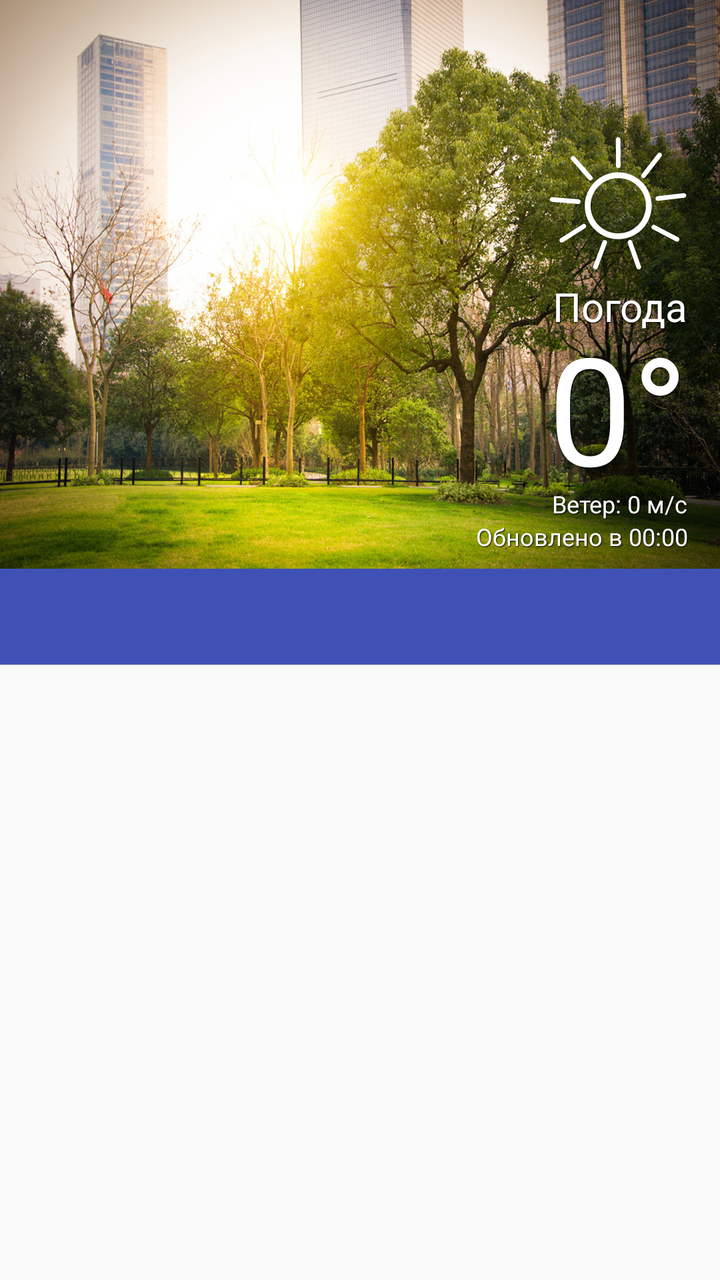
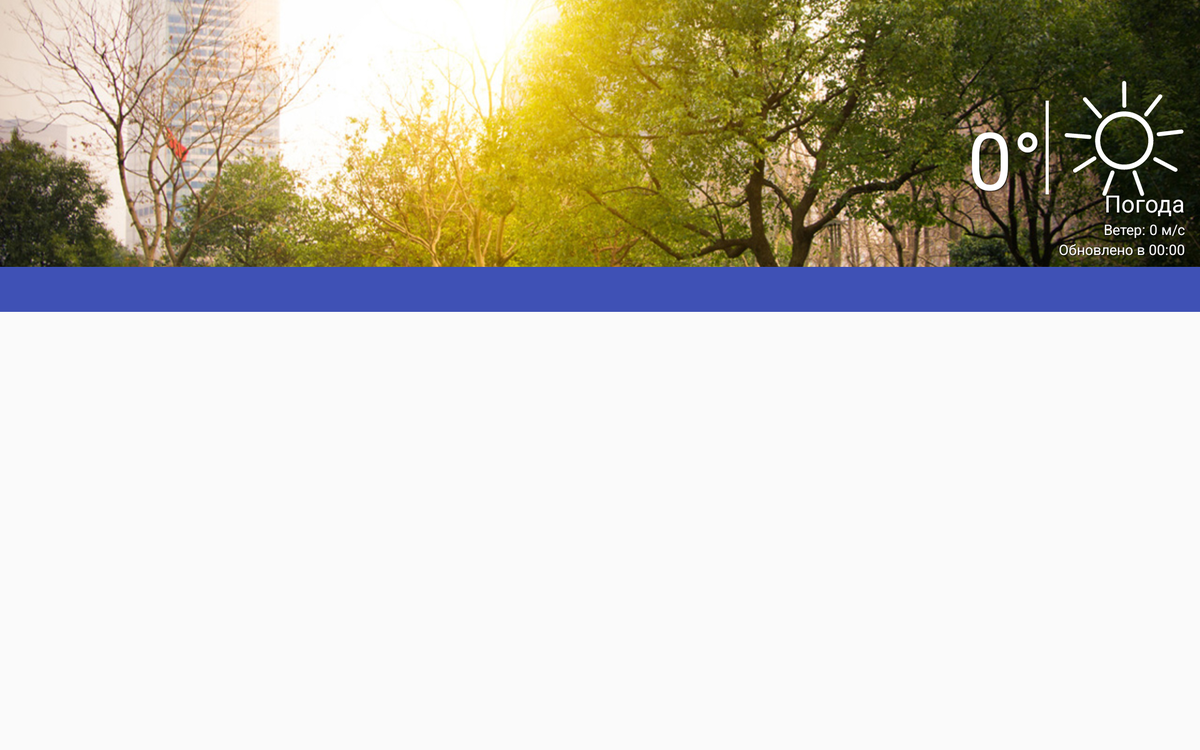

First picture: res/layout/ on a phone held upright. Second picture: the repository's own variant of that layout, on a device whose configuration matches the variant's folder. Source for both follows.
<!-- AndroidManifest.xml: application theme AppTheme -->
<!-- res/layout/activity_scrolling.xml -->
<?xml version="1.0" encoding="utf-8"?>
<android.support.design.widget.CoordinatorLayout
    xmlns:android="http://schemas.android.com/apk/res/android"
    xmlns:app="http://schemas.android.com/apk/res-auto"
    xmlns:tools="http://schemas.android.com/tools"
    android:layout_width="match_parent"
    android:layout_height="match_parent"
    android:fitsSystemWindows="true"
    tools:context="bs.joker.weatherforecast.ui.activity.BaseActivity">

    <android.support.design.widget.AppBarLayout
        android:id="@+id/app_bar"
        android:layout_width="match_parent"
        android:layout_height="wrap_content"
        android:fitsSystemWindows="true"
        android:theme="@style/AppTheme.AppBarOverlay">

        <android.support.design.widget.CollapsingToolbarLayout
            android:id="@+id/collapsing_toolbar_layout"
            android:layout_width="match_parent"
            android:layout_height="match_parent"
            android:fitsSystemWindows="true"
            android:includeFontPadding="false"
            app:contentScrim="?attr/colorPrimary"
            app:expandedTitleMarginStart="12dp"
            app:expandedTitleMarginBottom="12dp"
            app:expandedTitleMarginEnd="130dp"
            app:layout_scrollFlags="scroll|exitUntilCollapsed|snap">

            <RelativeLayout
                android:id="@+id/back_content"
                android:layout_width="match_parent"
                android:layout_height="match_parent"
                android:background="@drawable/bg_d"
                android:fitsSystemWindows="true"
                app:layout_collapseMode="parallax"
                tools:ignore="ContentDescription">

                <TextView
                    android:id="@+id/tv_time_last_update"
                    android:layout_width="wrap_content"
                    android:layout_height="wrap_content"
                    android:layout_alignParentBottom="true"
                    android:layout_alignParentEnd="true"
                    android:layout_alignParentRight="true"
                    android:layout_marginBottom="8dp"
                    android:layout_marginEnd="16dp"
                    android:layout_marginRight="16dp"
                    android:text="Обновлено в 00:00"
                    android:textColor="@android:color/white"
                    android:textSize="12sp"
                    android:shadowColor="@android:color/black"
                    android:shadowRadius="1.0"
                    android:shadowDx="1"
                    android:shadowDy="1"/>

                <TextView
                    android:id="@+id/wind"
                    android:layout_width="wrap_content"
                    android:layout_height="wrap_content"
                    android:layout_above="@+id/tv_time_last_update"
                    android:layout_alignEnd="@+id/tv_time_last_update"
                    android:layout_alignRight="@+id/tv_time_last_update"
                    android:text="Ветер: 0 м/с"
                    android:textColor="@android:color/white"
                    android:textSize="12sp"
                    android:shadowColor="@android:color/black"
                    android:shadowRadius="1.0"
                    android:shadowDx="1"
                    android:shadowDy="1"/>

                <TextView
                    android:id="@+id/tv_condition"
                    android:layout_width="wrap_content"
                    android:layout_height="wrap_content"
                    android:layout_above="@+id/tv_temperature"
                    android:layout_alignEnd="@+id/tv_temperature"
                    android:layout_alignRight="@+id/tv_temperature"
                    android:translationY="8dp"
                    android:text="Погода"
                    android:textColor="@android:color/white"
                    android:textSize="20sp"
                    android:shadowColor="@android:color/black"
                    android:shadowRadius="1.0"
                    android:shadowDx="1"
                    android:shadowDy="1"/>

                <TextView
                    android:id="@+id/tv_temperature"
                    android:layout_width="wrap_content"
                    android:layout_height="85dp"
                    android:layout_above="@+id/wind"
                    android:layout_alignEnd="@+id/wind"
                    android:layout_alignRight="@+id/wind"
                    android:translationY="-5dp"
                    android:text="0°"
                    android:textColor="@android:color/white"
                    android:textSize="75sp"
                    android:shadowColor="@android:color/black"
                    android:shadowRadius="1.0"
                    android:shadowDx="1"
                    android:shadowDy="1"/>

                <ImageView
                    android:id="@+id/icon_cond"
                    android:layout_width="70dp"
                    android:layout_height="70dp"
                    android:src="@drawable/clear_sky_d"
                    android:layout_above="@+id/tv_condition"
                    android:translationY="5dp"
                    android:layout_alignEnd="@+id/tv_condition"
                    android:layout_alignRight="@+id/tv_condition"
                    android:shadowColor="@android:color/black"
                    android:shadowRadius="1.0"
                    android:shadowDx="1"
                    android:shadowDy="1"/>
            </RelativeLayout>

            <android.support.v7.widget.Toolbar
                android:id="@+id/toolbar"
                style="@style/ToolBarWithNavigationDrawerMenu"
                android:layout_width="match_parent"
                android:layout_height="45dp"
                app:layout_collapseMode="pin"
                app:layout_scrollFlags="scroll|enterAlways|snap"
                app:popupTheme="@style/AppTheme.PopupOverlay"/>

        </android.support.design.widget.CollapsingToolbarLayout>

        <android.support.design.widget.TabLayout
            android:layout_width="match_parent"
            android:layout_height="wrap_content"
            android:id="@+id/tabs"
            app:tabTextColor="@color/colorDivider"
            app:tabSelectedTextColor="@color/selected_tab"
            app:tabIndicatorColor="@color/selected_tab"

            app:tabIndicatorHeight="2dp"/>

    </android.support.design.widget.AppBarLayout>

    <android.support.v4.view.ViewPager
        android:id="@+id/view_pager"
        android:layout_width="match_parent"
        android:layout_height="match_parent"
        app:layout_behavior="@string/appbar_scrolling_view_behavior">
    </android.support.v4.view.ViewPager>

</android.support.design.widget.CoordinatorLayout>
<!-- resources referenced by this layout -->
<resources>
  <color name="colorDivider">#c6c6c6</color>
  <color name="selected_tab">#ffffff</color>
  <!-- drawable bg_d: jpg bitmap (drawable-xxhdpi, 630995 bytes) -->
  <!-- drawable clear_sky_d (drawable) -->
  <vector xmlns:android="http://schemas.android.com/apk/res/android"
          android:width="84dp"
          android:height="84dp"
          android:viewportHeight="1500.0"
          android:viewportWidth="1500.0">
      <path
          android:fillColor="#ffffff"
          android:pathData="M473,463c9,11 8,26 -2,35l0,0c-11,9 -26,8 -35,-2l-186,-212c-9,-10 -8,-26 3,-35l0,0c10,-9 26,-8 35,2l185,212 0,0zM1042,470c-9,11 -24,13 -35,4l0,0c-11,-8 -13,-24 -4,-35l173,-222c8,-10 24,-12 35,-4l0,0c11,9 13,24 4,35l-173,222 0,0zM996,1425c4,13 -2,27 -15,32l0,0c-13,4 -28,-3 -32,-16l-94,-265c-4,-13 3,-28 15,-32l0,0c13,-5 28,2 32,15l94,266 0,0zM1122,1027c-12,-7 -17,-22 -10,-34l0,0c6,-12 21,-17 33,-10l250,131c12,6 17,21 10,33l0,0c-6,13 -21,17 -34,11l-249,-131 0,0zM327,707c13,1 23,13 22,27l0,0c-1,14 -13,24 -26,23l-281,-23c-14,-1 -24,-13 -23,-27l0,0c1,-13 13,-24 27,-23l281,23 0,0zM753,480c-164,0 -297,132 -297,296 0,163 133,296 297,296 163,0 296,-133 296,-296 0,-164 -133,-296 -296,-296zM1042,470l0,0 0,0zM996,1425l0,0 0,0zM1179,723c-13,1 -26,-8 -27,-22l0,0c-2,-14 8,-26 22,-28l279,-32c14,-2 26,8 28,21l0,0c2,14 -8,27 -22,28l-280,33zM1122,1027l0,0 0,0zM584,1160c5,-13 20,-20 33,-15l0,0c12,5 19,19 14,32l-99,264c-5,13 -19,19 -32,14l0,0c-13,-5 -20,-19 -15,-32l99,-263zM372,974c11,-7 27,-4 34,8l0,0c8,11 4,27 -8,34l-238,151c-11,7 -27,4 -34,-8l0,0c-7,-12 -4,-27 8,-34l238,-151zM327,707l0,0 0,0zM778,348c1,14 -11,25 -24,25l0,0c-14,1 -25,-10 -25,-24l-2,-282c0,-14 11,-25 24,-25l0,0c14,0 25,11 25,25l2,281zM473,463l0,0 0,0zM753,1134c-198,0 -359,-160 -359,-358 0,-198 161,-359 359,-359 197,0 358,161 358,359 0,198 -161,358 -358,358z"/>
  </vector>
  <style name="AppTheme.AppBarOverlay" parent="ThemeOverlay.AppCompat.Dark.ActionBar" />
  <style name="AppTheme.PopupOverlay" parent="ThemeOverlay.AppCompat.Light" />
  <style name="ToolBarWithNavigationDrawerMenu">
          <item name="android:navigationIcon">@drawable/abc_ic_menu_overflow_material</item>
      </style>
  <style name="AppTheme" parent="Theme.AppCompat.Light.DarkActionBar">
          
          <item name="colorPrimary">@color/colorPrimary</item>
          <item name="colorPrimaryDark">@color/colorPrimaryDark</item>
          <item name="colorAccent">@color/colorAccent</item>
      </style>
  <color name="colorPrimary">#3F51B5</color>
  <color name="colorPrimaryDark">#303F9F</color>
  <color name="colorAccent">#FF4081</color>
</resources>
<!-- res/layout-sw720dp/activity_scrolling.xml (the repository's variant of the layout above) -->
<!-- drawn on a large tablet held sideways -->
<?xml version="1.0" encoding="utf-8"?>
<android.support.design.widget.CoordinatorLayout
    xmlns:android="http://schemas.android.com/apk/res/android"
    xmlns:app="http://schemas.android.com/apk/res-auto"
    xmlns:tools="http://schemas.android.com/tools"
    android:layout_width="match_parent"
    android:layout_height="match_parent"
    android:fitsSystemWindows="true"
    tools:context="bs.joker.weatherforecast.ui.activity.BaseActivity">

    <android.support.design.widget.AppBarLayout
        android:id="@+id/app_bar"
        android:layout_width="match_parent"
        android:layout_height="wrap_content"
        android:fitsSystemWindows="true"
        android:theme="@style/AppTheme.AppBarOverlay">

        <android.support.design.widget.CollapsingToolbarLayout
            android:id="@+id/collapsing_toolbar_layout"
            android:layout_width="match_parent"
            android:layout_height="match_parent"
            android:fitsSystemWindows="true"
            android:includeFontPadding="false"
            app:contentScrim="?attr/colorPrimary"
            app:expandedTitleMarginStart="12dp"
            app:expandedTitleMarginBottom="12dp"
            app:expandedTitleMarginEnd="130dp"
            app:layout_scrollFlags="scroll|exitUntilCollapsed|snap">

            <RelativeLayout
                android:id="@+id/back_content"
                android:layout_width="match_parent"
                android:layout_height="match_parent"
                android:fitsSystemWindows="true"
                app:layout_collapseMode="parallax"
                tools:ignore="ContentDescription">

                <ImageView
                    android:layout_width="match_parent"
                    android:layout_height="wrap_content"
                    android:layout_alignParentBottom="true"
                    android:layout_alignParentLeft="true"
                    android:layout_alignParentStart="true"
                    android:scaleType="centerCrop"
                    android:src="@drawable/bg_d" />
                <TextView
                    android:id="@+id/tv_time_last_update"
                    android:layout_width="wrap_content"
                    android:layout_height="wrap_content"
                    android:layout_alignParentBottom="true"
                    android:layout_alignParentEnd="true"
                    android:layout_alignParentRight="true"
                    android:layout_marginBottom="8dp"
                    android:layout_marginEnd="16dp"
                    android:layout_marginRight="16dp"
                    android:shadowColor="@android:color/black"
                    android:shadowDx="1"
                    android:shadowDy="1"
                    android:shadowRadius="1.0"
                    android:text="Обновлено в 00:00"
                    android:textColor="@android:color/white"
                    android:textSize="15sp" />

                <TextView
                    android:id="@+id/wind"
                    android:layout_width="wrap_content"
                    android:layout_height="wrap_content"
                    android:layout_above="@+id/tv_time_last_update"
                    android:layout_alignEnd="@+id/tv_time_last_update"
                    android:layout_alignRight="@+id/tv_time_last_update"
                    android:shadowColor="@android:color/black"
                    android:shadowDx="1"
                    android:shadowDy="1"
                    android:shadowRadius="1.0"
                    android:text="Ветер: 0 м/с"
                    android:textColor="@android:color/white"
                    android:textSize="15sp" />

                <TextView
                    android:id="@+id/tv_condition"
                    android:layout_width="wrap_content"
                    android:layout_height="wrap_content"
                    android:layout_above="@+id/wind"
                    android:layout_alignEnd="@+id/wind"
                    android:layout_alignRight="@+id/wind"
                    android:gravity="right"
                    android:shadowColor="@android:color/black"
                    android:shadowDx="1"
                    android:shadowDy="1"
                    android:shadowRadius="1.0"
                    android:text="Погода"
                    android:textColor="@android:color/white"
                    android:textSize="25sp" />

                <TextView
                    android:id="@+id/tv_temperature"
                    android:layout_width="wrap_content"
                    android:layout_height="95dp"
                    android:layout_alignBottom="@+id/icon_cond"
                    android:layout_marginEnd="22dp"
                    android:layout_marginRight="22dp"
                    android:layout_toLeftOf="@+id/icon_cond"
                    android:layout_toStartOf="@+id/icon_cond"
                    android:shadowColor="@android:color/black"
                    android:shadowDx="1"
                    android:shadowDy="1"
                    android:shadowRadius="1.0"
                    android:text="0°"
                    android:textColor="@android:color/white"
                    android:textSize="85sp"/>

                <ImageView
                    android:id="@+id/icon_cond"
                    android:layout_width="130dp"
                    android:layout_height="130dp"
                    android:layout_alignEnd="@+id/tv_condition"
                    android:layout_alignRight="@+id/tv_condition"
                    android:layout_centerVertical="true"
                    android:shadowColor="@android:color/black"
                    android:shadowDx="1"
                    android:shadowDy="1"
                    android:shadowRadius="1.0"
                    android:src="@drawable/clear_sky_d"
                    android:translationY="5dp" />

                <View
                    android:layout_width="3dp"
                    android:layout_height="100dp"
                    android:layout_alignBottom="@+id/icon_cond"
                    android:layout_toLeftOf="@+id/icon_cond"
                    android:layout_toStartOf="@+id/icon_cond"
                    android:layout_marginRight="15dp"
                    android:background="@android:color/white"
                    android:shadowColor="@android:color/black"
                    android:shadowDx="1"
                    android:shadowDy="1" />
            </RelativeLayout>

            <android.support.v7.widget.Toolbar
                android:id="@+id/toolbar"
                style="@style/ToolBarWithNavigationDrawerMenu"
                android:layout_width="match_parent"
                android:layout_height="45dp"
                app:layout_collapseMode="pin"
                app:layout_scrollFlags="scroll|enterAlways|snap"
                app:popupTheme="@style/AppTheme.PopupOverlay"/>

        </android.support.design.widget.CollapsingToolbarLayout>

        <android.support.design.widget.TabLayout
            android:id="@+id/tabs"
            android:layout_width="match_parent"
            android:layout_height="match_parent"
            app:tabIndicatorColor="@color/selected_tab"
            app:tabIndicatorHeight="2dp"
            app:tabSelectedTextColor="@color/selected_tab"
            app:tabGravity="fill"
            app:tabTextColor="@color/colorDivider" />

    </android.support.design.widget.AppBarLayout>

    <android.support.v4.view.ViewPager
        android:id="@+id/view_pager"
        android:layout_width="match_parent"
        android:layout_height="match_parent"
        app:layout_behavior="@string/appbar_scrolling_view_behavior">
    </android.support.v4.view.ViewPager>

</android.support.design.widget.CoordinatorLayout>
<!-- resources referenced by the variant -->
<!-- as a large tablet held sideways resolves them -->
<resources>
  <color name="colorDivider">#c6c6c6</color>
  <color name="selected_tab">#ffffff</color>
  <!-- drawable bg_d: jpg bitmap (drawable-xxhdpi, 630995 bytes) -->
  <!-- drawable clear_sky_d (drawable) -->
  <vector xmlns:android="http://schemas.android.com/apk/res/android"
          android:width="84dp"
          android:height="84dp"
          android:viewportHeight="1500.0"
          android:viewportWidth="1500.0">
      <path
          android:fillColor="#ffffff"
          android:pathData="M473,463c9,11 8,26 -2,35l0,0c-11,9 -26,8 -35,-2l-186,-212c-9,-10 -8,-26 3,-35l0,0c10,-9 26,-8 35,2l185,212 0,0zM1042,470c-9,11 -24,13 -35,4l0,0c-11,-8 -13,-24 -4,-35l173,-222c8,-10 24,-12 35,-4l0,0c11,9 13,24 4,35l-173,222 0,0zM996,1425c4,13 -2,27 -15,32l0,0c-13,4 -28,-3 -32,-16l-94,-265c-4,-13 3,-28 15,-32l0,0c13,-5 28,2 32,15l94,266 0,0zM1122,1027c-12,-7 -17,-22 -10,-34l0,0c6,-12 21,-17 33,-10l250,131c12,6 17,21 10,33l0,0c-6,13 -21,17 -34,11l-249,-131 0,0zM327,707c13,1 23,13 22,27l0,0c-1,14 -13,24 -26,23l-281,-23c-14,-1 -24,-13 -23,-27l0,0c1,-13 13,-24 27,-23l281,23 0,0zM753,480c-164,0 -297,132 -297,296 0,163 133,296 297,296 163,0 296,-133 296,-296 0,-164 -133,-296 -296,-296zM1042,470l0,0 0,0zM996,1425l0,0 0,0zM1179,723c-13,1 -26,-8 -27,-22l0,0c-2,-14 8,-26 22,-28l279,-32c14,-2 26,8 28,21l0,0c2,14 -8,27 -22,28l-280,33zM1122,1027l0,0 0,0zM584,1160c5,-13 20,-20 33,-15l0,0c12,5 19,19 14,32l-99,264c-5,13 -19,19 -32,14l0,0c-13,-5 -20,-19 -15,-32l99,-263zM372,974c11,-7 27,-4 34,8l0,0c8,11 4,27 -8,34l-238,151c-11,7 -27,4 -34,-8l0,0c-7,-12 -4,-27 8,-34l238,-151zM327,707l0,0 0,0zM778,348c1,14 -11,25 -24,25l0,0c-14,1 -25,-10 -25,-24l-2,-282c0,-14 11,-25 24,-25l0,0c14,0 25,11 25,25l2,281zM473,463l0,0 0,0zM753,1134c-198,0 -359,-160 -359,-358 0,-198 161,-359 359,-359 197,0 358,161 358,359 0,198 -161,358 -358,358z"/>
  </vector>
  <!-- from res/values-sw720dp/ -->
  <style name="AppTheme.AppBarOverlay" parent="ThemeOverlay.AppCompat.Dark.ActionBar" />
  <!-- from res/values-sw720dp/ -->
  <style name="AppTheme.PopupOverlay" parent="ThemeOverlay.AppCompat.Light" />
  <!-- from res/values-sw720dp/ -->
  <style name="ToolBarWithNavigationDrawerMenu">
          <item name="android:navigationIcon">@drawable/abc_ic_menu_overflow_material</item>
      </style>
  <!-- from res/values-sw720dp/ -->
  <style name="AppTheme" parent="Theme.AppCompat.Light.DarkActionBar">
          
          <item name="colorPrimary">@color/colorPrimary</item>
          <item name="colorPrimaryDark">@color/colorPrimaryDark</item>
          <item name="colorAccent">@color/colorAccent</item>
      </style>
  <color name="colorPrimary">#3F51B5</color>
  <color name="colorPrimaryDark">#303F9F</color>
  <color name="colorAccent">#FF4081</color>
</resources>
